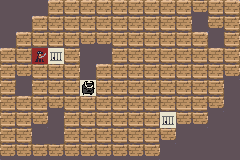

Tiled map render using the project's own tile images. Description and the whole map definition, tile-layer contents included, below:
An orthogonal 15x10 tile map with 16x16 px tiles, 3 tile layers (water, ground, obstacles).

<map version="1.10" tiledversion="1.10.2" orientation="orthogonal" renderorder="right-down" width="15" height="10" tilewidth="16" tileheight="16" infinite="0" nextlayerid="5" nextobjectid="1">
 <editorsettings>
  <export target="boat_1.json" format="json" />
 </editorsettings>
 <tileset firstgid="1" source="../boat_tileset.tsx" />
 <layer id="1" name="water" width="15" height="10">
  <data encoding="csv">
5,5,5,5,5,5,5,5,5,5,5,5,5,5,5,
5,5,5,5,5,5,5,5,5,5,5,5,4,5,5,
5,5,5,5,5,5,5,5,5,5,5,5,5,4,5,
5,5,5,5,5,4,4,5,5,5,5,5,5,5,5,
5,5,5,5,5,4,5,5,5,5,5,5,5,5,5,
5,4,5,5,5,5,5,5,5,5,5,5,5,5,5,
5,5,5,5,5,5,5,5,5,5,5,5,5,5,5,
5,5,5,4,5,5,5,5,5,5,5,5,5,5,5,
5,5,4,4,5,5,5,5,5,5,5,5,5,5,5,
5,5,5,5,5,5,5,5,5,5,5,5,5,5,5
</data>
 </layer>
 <layer id="2" name="ground" width="15" height="10">
  <data encoding="csv">
0,0,0,1,2,2,2,2,2,2,2,2,12,2,3,
0,0,1,7,7,7,7,7,7,7,7,8,0,11,8,
0,1,7,7,7,12,12,7,7,7,7,7,3,0,8,
1,7,7,7,8,0,0,6,7,7,7,7,7,2,8,
6,12,7,7,8,0,1,7,7,7,7,7,7,7,13,
6,0,6,7,7,2,7,7,7,7,7,7,7,8,0,
6,2,7,12,7,7,7,7,7,7,7,7,7,13,0,
6,7,13,0,6,7,7,7,7,7,7,12,13,0,0,
6,8,0,0,6,7,7,7,7,7,13,0,0,0,0,
11,12,12,12,12,12,12,12,12,13,0,0,0,0,0
</data>
 </layer>
 <layer id="3" name="obstacles" width="15" height="10">
  <data encoding="csv">
9,9,9,0,0,0,0,0,0,0,0,0,0,0,0,
9,9,0,0,0,0,0,0,0,0,0,0,9,0,0,
9,0,0,0,0,0,0,0,0,0,0,0,0,9,0,
0,0,14,15,0,9,9,0,0,0,0,0,0,0,0,
0,0,0,0,0,9,0,0,0,0,0,0,0,0,0,
0,9,0,0,0,10,0,0,0,0,0,0,0,0,9,
0,0,0,0,0,0,0,0,0,0,0,0,0,0,9,
0,0,0,9,0,0,0,0,0,0,15,0,0,9,9,
0,0,9,9,0,0,0,0,0,0,0,9,9,9,9,
0,0,0,0,0,0,0,0,0,0,9,9,9,9,9
</data>
 </layer>
</map>
